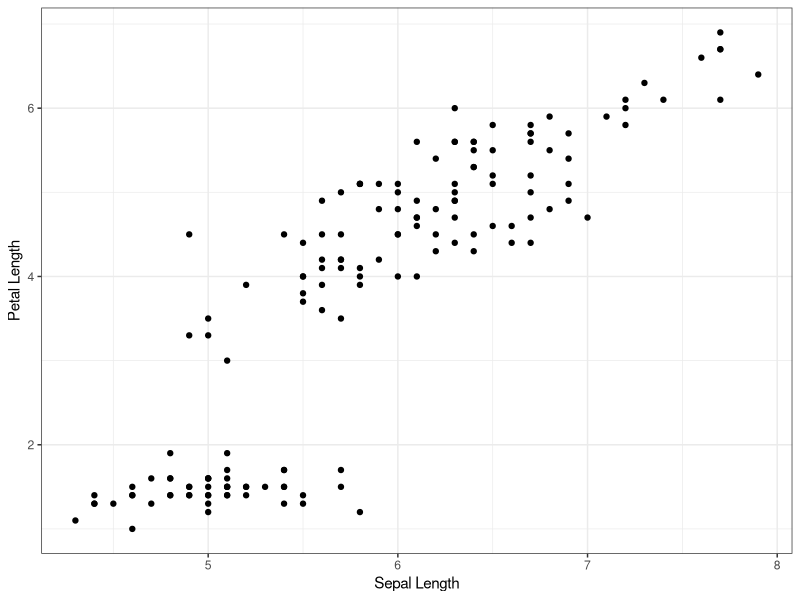
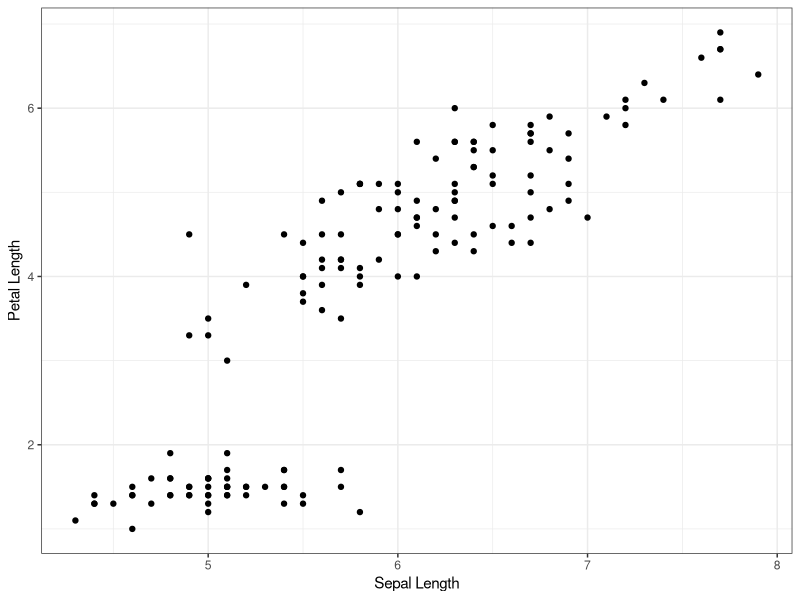

Recreate these plots in R, in order.
# Isabella Fischer

library(tidyverse)
library(ggplot2)

ggplot(data=iris, aes(x=Sepal.Length, y=Petal.Length)) +
    geom_point()+
    xlab("Sepal Length") + ylab("Petal Length")+
    theme_bw()

ggsave("1.png")

  